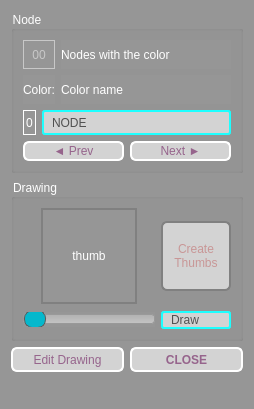
<?xml version="1.0" encoding="UTF-8"?>
<ui version="4.0">
 <class>Form</class>
 <widget class="QWidget" name="Form">
  <property name="geometry">
   <rect>
    <x>0</x>
    <y>0</y>
    <width>254</width>
    <height>409</height>
   </rect>
  </property>
  <property name="windowTitle">
   <string>Find Node</string>
  </property>
  <property name="autoFillBackground">
   <bool>false</bool>
  </property>
  <property name="styleSheet">
   <string notr="true">QWidget{	
	background-color: rgb(150, 150, 150);
}

QLabel{
	color: white;
}

QLabel:disabled {
	color: lightgray;
}

QGroupBox {
	color: white;
}

QGroupBox:disabled {
	color: lightgray;
}

QPushButton {
	color: rgb(150, 100, 140);
    border: 2px solid white;
    border-radius: 6px;
	background-color: lightgray;
}

QPushButton:pressed {
	color: red;
    background-color: rgb(32, 192, 236);
}

QPushButton:flat {
    border: none; /* no border for a flat push button */
}

QPushButton:default {
    border-color: navy; /* make the default button prominent */
}

QPushButton:hover{
    border: 2px solid #05B8CC;
    color: white;
}

QPushButton:disabled {
	color: rgb(200, 150, 150);
	border-color: gray;
}</string>
  </property>
  <layout class="QGridLayout" name="gridLayout_3">
   <item row="0" column="0" colspan="2">
    <widget class="QGroupBox" name="groupNode">
     <property name="title">
      <string>Node</string>
     </property>
     <layout class="QGridLayout" name="gridLayout_2" columnstretch="0,2" columnminimumwidth="0,0">
      <item row="3" column="0">
       <widget class="QLabel" name="label">
        <property name="text">
         <string>Color:</string>
        </property>
       </widget>
      </item>
      <item row="0" column="1">
       <widget class="QLabel" name="label_5">
        <property name="text">
         <string>Nodes with the color</string>
        </property>
       </widget>
      </item>
      <item row="0" column="0">
       <widget class="QLabel" name="labelNumber">
        <property name="toolTip">
         <string>number of nodes with the selected color</string>
        </property>
        <property name="styleSheet">
         <string notr="true">QLabel{
	color: rgb(200,200,200);
}</string>
        </property>
        <property name="frameShape">
         <enum>QFrame::Box</enum>
        </property>
        <property name="text">
         <string>00</string>
        </property>
        <property name="alignment">
         <set>Qt::AlignCenter</set>
        </property>
       </widget>
      </item>
      <item row="4" column="0" colspan="2">
       <layout class="QHBoxLayout" name="horizontalLayout" stretch="0,2">
        <item>
         <widget class="QLabel" name="labelIndex">
          <property name="maximumSize">
           <size>
            <width>16777215</width>
            <height>25</height>
           </size>
          </property>
          <property name="toolTip">
           <string>Node index in the list</string>
          </property>
          <property name="styleSheet">
           <string notr="true">QLabel {
	padding-left: 2px;
	padding-right: 2px;
}</string>
          </property>
          <property name="frameShape">
           <enum>QFrame::Box</enum>
          </property>
          <property name="text">
           <string>0</string>
          </property>
          <property name="alignment">
           <set>Qt::AlignCenter</set>
          </property>
          <property name="margin">
           <number>2</number>
          </property>
          <property name="indent">
           <number>0</number>
          </property>
         </widget>
        </item>
        <item>
         <widget class="QLabel" name="labelNode">
          <property name="maximumSize">
           <size>
            <width>16777215</width>
            <height>25</height>
           </size>
          </property>
          <property name="toolTip">
           <string>Node Name</string>
          </property>
          <property name="styleSheet">
           <string notr="true">QLabel {
	color: rgb(80, 80, 80);
	background-color: lightgray;
	padding-left: 5px;
	border: 2px solid rgb(29, 255, 255);
	border-radius: 3px;
}

QLabel::hover {
	border: 2px solid #05B8CC;
    color: black;
}</string>
          </property>
          <property name="text">
           <string>NODE</string>
          </property>
         </widget>
        </item>
       </layout>
      </item>
      <item row="5" column="0" colspan="2">
       <layout class="QHBoxLayout" name="horizontalLayout_3">
        <item>
         <widget class="QPushButton" name="buttonPrev">
          <property name="maximumSize">
           <size>
            <width>16777215</width>
            <height>20</height>
           </size>
          </property>
          <property name="toolTip">
           <string>Previous node in list</string>
          </property>
          <property name="text">
           <string>◄ Prev</string>
          </property>
         </widget>
        </item>
        <item>
         <widget class="QPushButton" name="buttonNext">
          <property name="maximumSize">
           <size>
            <width>16777215</width>
            <height>20</height>
           </size>
          </property>
          <property name="toolTip">
           <string>Next node in list</string>
          </property>
          <property name="text">
           <string>Next ►</string>
          </property>
         </widget>
        </item>
       </layout>
      </item>
      <item row="3" column="1">
       <widget class="QLabel" name="colorLabel">
        <property name="toolTip">
         <string>Selected Color</string>
        </property>
        <property name="text">
         <string>Color name</string>
        </property>
       </widget>
      </item>
     </layout>
    </widget>
   </item>
   <item row="1" column="0" colspan="2">
    <widget class="QGroupBox" name="groupDrawing">
     <property name="title">
      <string>Drawing</string>
     </property>
     <layout class="QGridLayout" name="gridLayout">
      <item row="0" column="0" alignment="Qt::AlignHCenter|Qt::AlignVCenter">
       <widget class="QLabel" name="labelThumbs">
        <property name="sizePolicy">
         <sizepolicy hsizetype="Fixed" vsizetype="Fixed">
          <horstretch>0</horstretch>
          <verstretch>0</verstretch>
         </sizepolicy>
        </property>
        <property name="minimumSize">
         <size>
          <width>96</width>
          <height>96</height>
         </size>
        </property>
        <property name="maximumSize">
         <size>
          <width>96</width>
          <height>96</height>
         </size>
        </property>
        <property name="toolTip">
         <string>Preview</string>
        </property>
        <property name="styleSheet">
         <string notr="true">QLabel{
	border: 2px solid gray;
}</string>
        </property>
        <property name="frameShape">
         <enum>QFrame::Box</enum>
        </property>
        <property name="text">
         <string>thumb</string>
        </property>
        <property name="alignment">
         <set>Qt::AlignCenter</set>
        </property>
       </widget>
      </item>
      <item row="0" column="1" alignment="Qt::AlignHCenter|Qt::AlignVCenter">
       <widget class="QPushButton" name="buttCreateThumb">
        <property name="enabled">
         <bool>false</bool>
        </property>
        <property name="sizePolicy">
         <sizepolicy hsizetype="Fixed" vsizetype="Fixed">
          <horstretch>0</horstretch>
          <verstretch>0</verstretch>
         </sizepolicy>
        </property>
        <property name="minimumSize">
         <size>
          <width>70</width>
          <height>70</height>
         </size>
        </property>
        <property name="maximumSize">
         <size>
          <width>70</width>
          <height>70</height>
         </size>
        </property>
        <property name="toolTip">
         <string>Cria Thumbnails para o node selecionado</string>
        </property>
        <property name="text">
         <string>Create
Thumbs</string>
        </property>
       </widget>
      </item>
      <item row="1" column="1">
       <widget class="QLabel" name="labelDraw">
        <property name="sizePolicy">
         <sizepolicy hsizetype="Preferred" vsizetype="Fixed">
          <horstretch>0</horstretch>
          <verstretch>0</verstretch>
         </sizepolicy>
        </property>
        <property name="maximumSize">
         <size>
          <width>16777215</width>
          <height>20</height>
         </size>
        </property>
        <property name="toolTip">
         <string>Drawing name</string>
        </property>
        <property name="styleSheet">
         <string notr="true">QLabel {
	color: rgb(80, 80, 80);
	background-color: lightgray;
	padding-left: 5px;
	border: 2px solid rgb(29, 255, 255);
	border-radius: 3px;
}

QLabel::hover {
	border: 2px solid #05B8CC;
    color: black;
}</string>
        </property>
        <property name="text">
         <string>Draw</string>
        </property>
       </widget>
      </item>
      <item row="1" column="0">
       <widget class="QSlider" name="sliderDrawing">
        <property name="toolTip">
         <string>Change node drawing</string>
        </property>
        <property name="styleSheet">
         <string notr="true">QSlider::groove:horizontal {
    border: 1px solid #999999;
	border-radius: 3px;
    height: 8px; /* the groove expands to the size of the slider by default. by giving it a height, it has a fixed size */
    background: qlineargradient(x1:0, y1:0, x2:0, y2:1, stop:0 #B1B1B1, stop:1 #c4c4c4);
    margin: 2px 0;
}

QSlider::handle:horizontal {
    background: #05B8CC;
    border: 1px solid #5c5c5c;
    width: 20px;
    margin: -5px 0; /* handle is placed by default on the contents rect of the groove. Expand outside the groove */
    border-radius: 8px;
}</string>
        </property>
        <property name="orientation">
         <enum>Qt::Horizontal</enum>
        </property>
        <property name="tickPosition">
         <enum>QSlider::NoTicks</enum>
        </property>
       </widget>
      </item>
     </layout>
    </widget>
   </item>
   <item row="2" column="0">
    <widget class="QPushButton" name="buttonEdit">
     <property name="maximumSize">
      <size>
       <width>16777215</width>
       <height>25</height>
      </size>
     </property>
     <property name="sizeIncrement">
      <size>
       <width>0</width>
       <height>25</height>
      </size>
     </property>
     <property name="toolTip">
      <string>Seleciona o Node e drawing escolhido e muda para SelectTool</string>
     </property>
     <property name="text">
      <string>Edit Drawing</string>
     </property>
    </widget>
   </item>
   <item row="2" column="1">
    <widget class="QPushButton" name="buttonClose">
     <property name="maximumSize">
      <size>
       <width>16777215</width>
       <height>25</height>
      </size>
     </property>
     <property name="sizeIncrement">
      <size>
       <width>0</width>
       <height>25</height>
      </size>
     </property>
     <property name="font">
      <font>
       <weight>75</weight>
       <bold>true</bold>
      </font>
     </property>
     <property name="toolTip">
      <string>Seleciona o Node e drawing escolhido e muda para SelectTool</string>
     </property>
     <property name="styleSheet">
      <string notr="true">QPushButton:pressed {
	color: red;
    background-color: rgb(255, 196, 197);
}</string>
     </property>
     <property name="text">
      <string>CLOSE</string>
     </property>
    </widget>
   </item>
   <item row="3" column="0" colspan="2">
    <widget class="QProgressBar" name="progressBar">
     <property name="maximumSize">
      <size>
       <width>16777215</width>
       <height>20</height>
      </size>
     </property>
     <property name="styleSheet">
      <string notr="true">QProgressBar {
	color:  gray;
	padding: 2 2px;
	border: null;
	border-radius: 5px;
}

QProgressBar::chunk {
	background-color: #05B8CC;
	border-radius: 5px;
}</string>
     </property>
     <property name="value">
      <number>0</number>
     </property>
     <property name="alignment">
      <set>Qt::AlignCenter</set>
     </property>
     <property name="format">
      <string> </string>
     </property>
    </widget>
   </item>
  </layout>
 </widget>
 <resources/>
 <connections/>
</ui>
